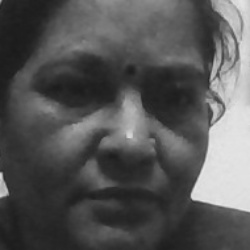
#> input picture Smart-Face-Attendance/dataset/G/1.jpg, 250 x 250 px, given in place of the camera
$ python capture_faces.py
#> lines starting #> are read from the running program, lines starting #| are printed output that depends on the picture
import cv2  # pyright: ignore[reportMissingImports]
import time
import os

dataset_path = "dataset"
cascade_path = "haarcascade/haarcascade_frontalface_default.xml"
image_count = 20
face_size = (250,250)

# Classifier Loaded

face_cascade = cv2.CascadeClassifier(cascade_path)

if face_cascade.empty():
    raise IOError("Haar cascade file not found!")

# Person's Input Name

person_name = input("Enter The Person Name: ").strip()
#> the answer given: dataset/G/1.jpg

person_dir = os.path.join(dataset_path,person_name)

if not os.path.exists(person_dir):
    os.makedirs(person_dir)


#  Add Timer After Name Input
print("\n[INFO] Face capture will start in 5 seconds...")
for i in range(5, 0, -1):
    print(f"starting in {i}")
    time.sleep(1)

print("[INFO] Camera started. Please look at the camera.")


# Start Webcam

cap = cv2.VideoCapture(0)

if not cap.isOpened():
    raise IOError("Cannot Access Webcam")

print("[INFO] Starting Face Capture")
print("[INFO] Look at the camera and move your head slightly")

count = 0


while True:
    ret,frame = cap.read()
#> frame is the input picture: shape (250, 250, 3); min 26, max 231, mean 86.1
    if not ret:
        print("[ERROR] Failed To Grab Frame")

    gray = cv2.cvtColor(frame,cv2.COLOR_BGR2GRAY)

    faces = face_cascade.detectMultiScale(
        gray,
        scaleFactor=1.2,
        minNeighbors=5
    )
#> faces = [[21, 16, 214, 214]]


    # Instruction text
    cv2.putText(
        frame,
        f"Images: {count}/{image_count} | Press 'C' to Capture | ESC to Exit",
        (20, 40),
        cv2.FONT_HERSHEY_SIMPLEX,
        0.7,
        (255, 0, 0),
        2
    )

    # Proceed ONLY if exactly one face detected
    if len(faces) == 1:
        (x, y, w, h) = faces[0]
#> x = 21; y = 16; w = 214; h = 214

        # Draw rectangle
        cv2.rectangle(frame, (x, y), (x+w, y+h), (0, 255, 0), 2)
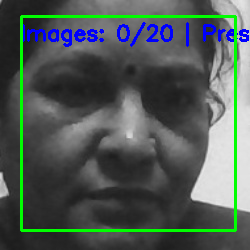
#> frame: shape (250, 250, 3); mean B, G, R 85.8, 90.3, 79.8

        key = cv2.waitKey(1) & 0xFF
#> (key Esc is pressed here)

        if key == ord('c'):
            count += 1

            face_img = gray[y:y+h, x:x+w]
            face_img = cv2.resize(face_img,face_size )

            img_path = os.path.join(person_dir, f"{count}.jpg")
            cv2.imwrite(img_path, face_img)

            print(f"[INFO] Image {count} captured. Change pose.")
            time.sleep(0.2)  # prevents double capture

    else:
        cv2.putText(
            frame,
            "Ensure ONLY ONE face is visible",
            (20, 80),
            cv2.FONT_HERSHEY_SIMPLEX,
            0.7,
            (0, 0, 255),
            2
        )

    cv2.imshow("Face Capture", frame)

    # Exit conditions
    if cv2.waitKey(1) & 0xFF == 27:
#> (key Esc is pressed here)
        break

    if count >= image_count:
        break

# -----------------------------
# Cleanup
# -----------------------------
cap.release()
cv2.destroyAllWindows()

print("[INFO] Face capture completed successfully!")
print(f"[INFO] {count} images saved in '{person_dir}'")

$ run again, on Smart-Face-Attendance/dataset/G/10.jpg
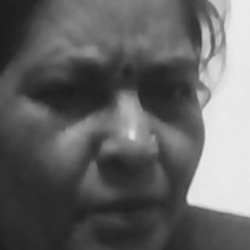
#> input picture Smart-Face-Attendance/dataset/G/10.jpg, 250 x 250 px, given in place of the camera
#> frame is the input picture: shape (250, 250, 3); min 28, max 236, mean 99.7
#> faces = ()
#> `cv2.putText( frame, "Ensure ONLY ONE face is visible", (20, 80), cv2.F..`:
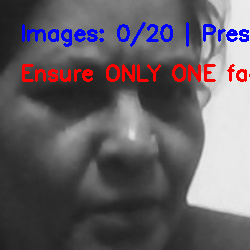
#> frame: shape (250, 250, 3); mean B, G, R 100.7, 94.5, 100.6

$ run again, on Smart-Face-Attendance/dataset/G/12.jpg
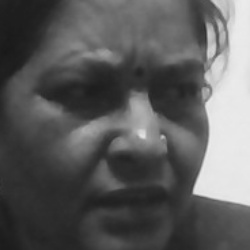
#> input picture Smart-Face-Attendance/dataset/G/12.jpg, 250 x 250 px, given in place of the camera
#> frame is the input picture: shape (250, 250, 3); min 24, max 236, mean 92.2
#> faces = ()
#> `cv2.putText( frame, "Ensure ONLY ONE face is visible", (20, 80), cv2.F..`:
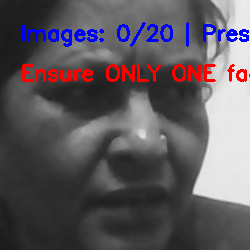
#> frame: shape (250, 250, 3); mean B, G, R 93.5, 87.3, 93.4
